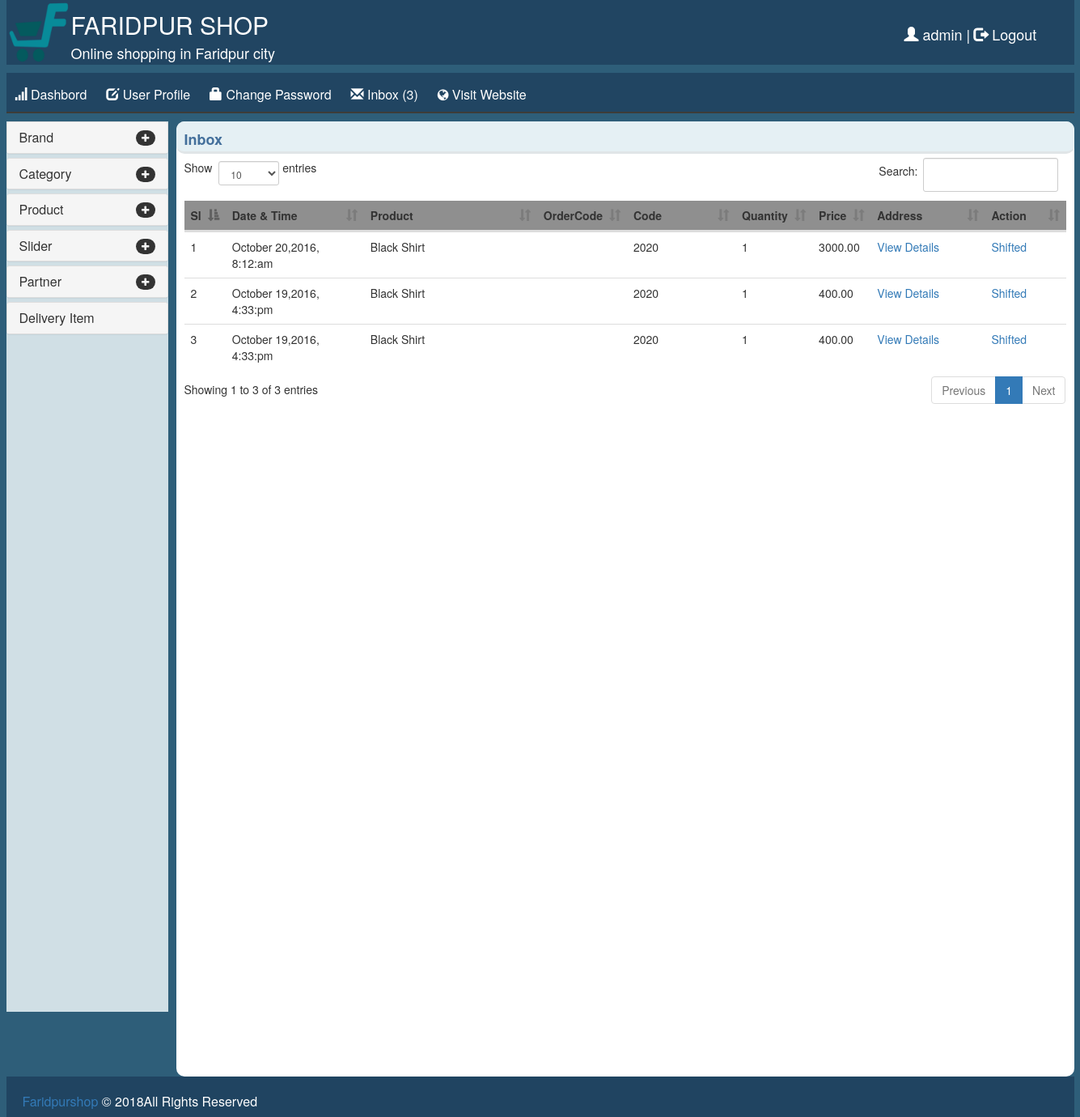
Screenshot of /fashop/inbox.php (signed in) with the database file from the repository.
### tables this page shows
CREATE TABLE IF NOT EXISTS `tbl_order` (
  `orderid` int(11) NOT NULL,
  `customerid` int(11) NOT NULL,
  `productid` int(11) NOT NULL,
  `productcode` varchar(255) NOT NULL,
  `productname` varchar(255) NOT NULL,
  `quantity` int(11) NOT NULL,
  `price` float(10,2) NOT NULL,
  `image` varchar(255) NOT NULL,
  `dat` timestamp NOT NULL DEFAULT CURRENT_TIMESTAMP,
  `status` tinyint(4) NOT NULL DEFAULT '0',
  `name` varchar(255) NOT NULL
);

### lib/database.php (called while the page is built, shortened)
<?php
	class database {
		public $host=DB_HOST;
		public $user=DB_USER;
		public $pass=DB_PASS;
		public $dbname=DB_NAME;
		public $link;
		private function connectDB(){
			$this->link=new mysqli($this->host,$this->user,$this->pass,$this->dbname);
		}
		public function select($query){
			$result=$this->link->query($query) or die($this->link->error.__LINE__);
			if($result->num_rows >0){
				return $result;
			}
			else{
				return false;
			}
		}
	}
?>

### class/cart.php (called while the page is built, shortened)
<?php
class cart{
 	private $db;
 	public function __construct()
 	{
 		$this->db=new database();
 	}
    		?>
    		<?php
   public function getallorderpro(){
    $query="SELECT * FROM tbl_order WHERE status='0'  ORDER BY dat DESC ";
    $result=$this->db->select($query);
    return $result;
  }
 }
?>

### helpers/format.php (called while the page is built, shortened)
<?php
	class format
	{
		public function formatdate($date){
			return date('F j,Y, g:i:a',strtotime($date));
		}
	}
?>

### fashop/inbox.php (the view, shortened to what this page needs)
<?php include "inc/header.php"; ?>
<?php include "inc/sidebarleft.php"; ?>
<?php include "../class/cart.php"; ?>
<?php
 $ct=new cart();
 $fm=new format();
?>
<div class="sidebar_right">
    <div class="sr_title">
       Inbox <span style="text-align: center; margin-left: 350px;  color: green;"><?php if(isset($shift)){ echo $shift;}  ?></span>
    </div>
    <div class="sr_body">
    <div class="sr_table">
        <table id="table_id" class="table">
        <thead>
        	<tr style="background:#8F8F8F;">
                <th width="2%">Sl</th>
	        	<th width="20%">Date &amp; Time</th>
	        	<th width="25%">Product</th>
                <th width="3%">OrderCode</th>
                <th width="15%">Code</th>
                <th width="5%">Quantity</th>
                <th width="5%">Price</th>
                <th width="15%">Address</th>
                <th width="10%">Action</th>
        	</tr>
            </thead>
            <tbody>
            <?php
                $getorder=$ct->getallorderpro();
                if($getorder){
                    $i=1;
                    while ($result=$getorder->fetch_assoc()) {
                        ?>
                         <tr>
                            <td><?php echo $i++; ?></td>
                             <td><?php echo $fm->formatdate($result["dat"] ); ?></td>
                            <td><?php echo $result['productname']; ?></td>
                            <td><?php echo $result['ordercode']; ?></td>
                            <td><?php echo $result['productcode']; ?></td>
                            <td><?php echo $result['quantity']; ?></td>
                            <td><?php echo $result['price']; ?></td>
                            <td><a href="customer.php?cmrid=<?php echo $result['customerid']; ?>"> View Details</a></td>
                            <td><a onclick='return confirm("Are you sure this product delivery?");' href="?shifid=<?php echo $result['customerid']; ?>&price=<?php echo $result['price']; ?>&time=<?php echo $result['dat']; ?>">Shifted</a></td>
                        </tr>
                        <?php
                    }
                }
            ?>
            </tbody>
        </table>
        </div>
    </div>
</div>
 <?php include"inc/footer.php"; ?>

### fashop/css/main.css (style rules this page uses)
html { color: #222; font-size: 1em; line-height: 1.4; }
body { background: #2E5E79; }
.sidebar_right { width: 1110px; min-height:960px; height:1180px; margin-left:10px; border-radius: 10px; background: #FFFFFF; float: left; }
.sidebar_right .sr_title { height: 40px; width: 1110px; border-radius: 10px; border-bottom:3px solid #E0E5E7; padding: 10px; color: #436F9B; font-weight: bold; font-size: 18px; background: #E5F0F4; }
.sr_table { width: 1090px; height: auto; min-height: 570px; margin: 0 auto; }

### rows the page displays
tbl_order: dat "October 20,2016, 8:12:am", productname "Black Shirt", productcode "2020", quantity "1", price "3000.00"
tbl_order: dat "October 19,2016, 4:33:pm", productname "Black Shirt", productcode "2020", quantity "1", price "400.00"
tbl_order: dat "October 19,2016, 4:33:pm", productname "Black Shirt", productcode "2020", quantity "1", price "400.00"

### other values shown
session::get('adminuser') "admin"
$count "3"
